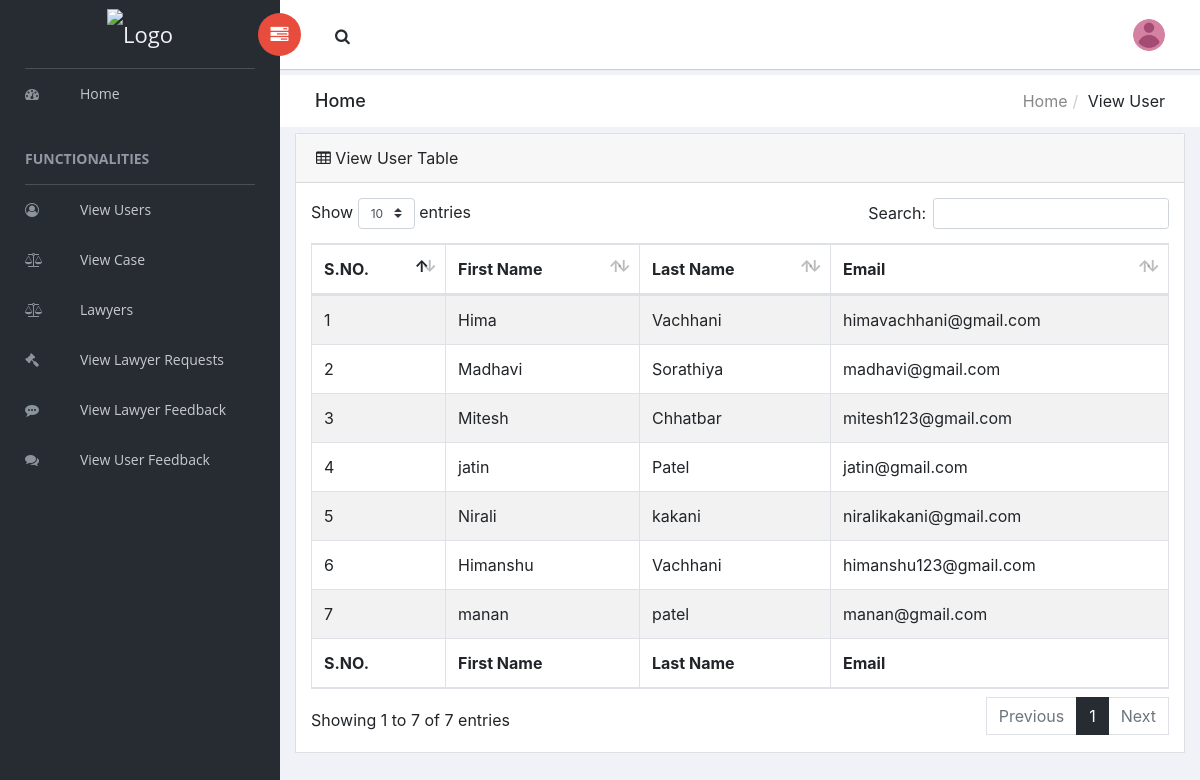
/admin/view_user.php (signed in), run on the app's committed database.
### tables this page shows
CREATE TABLE `decipher_lawyer_login_user` (
  `id` int(11) NOT NULL,
  `first_name` text NOT NULL,
  `last_name` text NOT NULL,
  `email` varchar(100) NOT NULL,
  `MobileNo` int(12) NOT NULL,
  `DateOfBirth` varchar(20) NOT NULL,
  `Qualification` varchar(20) NOT NULL,
  `password` text NOT NULL
);

### admin/view_user.php (the view, shortened to what this page needs)
<?php
	if(isset($_SESSION['user_id']) && $_SESSION['user_id']!=""){
	require_once('header.php');
	require_once('config.php');
	$select="SELECT * FROM `decipher_lawyer_login_user`";
	$query=mysqli_query($conn,$select);
?>
<div class="breadcrumbs">
            <div class="col-sm-4">
                <div class="page-header float-left">
                    <div class="page-title">
                        <h1>Home</h1>
                    </div>
                </div>
            </div>
            <div class="col-sm-8">
                <div class="page-header float-right">
                    <div class="page-title">
                        <ol class="breadcrumb text-right">
                            <li><a href="#">Home</a></li>
                            <li class="active">View User</li>
                        </ol>
                    </div>
                </div>
            </div>
</div>
<div id="content-wrapper">
    <div class="container-fluid">
        <div class="card mb-3">
          <div class="card-header">
            <i class="fa fa-table"></i>
			View User Table</div>
         <div class="card-body">
            <div class="table-responsive">
				<table id="bootstrap-data-table-export" class="table table-striped table-bordered">
                <thead>
                  <tr>
                    <th>S.NO.</th>
                    <th>First Name</th>
                    <th>Last Name</th>
                    <th>Email</th>
                  </tr>
                </thead>
                <tfoot>
                  <tr>
                    <th>S.NO.</th>
                    <th>First Name</th>
                    <th>Last Name</th>
                    <th>Email</th>
                  </tr>
                </tfoot>
	<tbody>
<?php $i=1;
	while ($res=mysqli_fetch_assoc($query))
{ ?>
<tr>
	<td><?php echo $i++; ?> </td>
	<td><?php echo  $res['first_name']; ?> </td>
	<td><?php echo $res['last_name']; ?> </td>
	<td><?php echo $res['email']; ?> </td>
</tr>
<?php } ?>
    </tbody>
</table>
            </div>
        </div>
    </div>
</div>
<?php require_once('footer.php');
}
else{
		echo "Please <a href='index.php'>Login</a> to Access This Page";
	}
?>

### data on the page
decipher_lawyer_login_user: first_name "Hima", last_name "Vachhani", email "himavachhani@gmail.com"
decipher_lawyer_login_user: first_name "Madhavi", last_name "Sorathiya", email "madhavi@gmail.com"
decipher_lawyer_login_user: first_name "Mitesh", last_name "Chhatbar", email "mitesh123@gmail.com"
decipher_lawyer_login_user: first_name "jatin", last_name "Patel", email "jatin@gmail.com"
decipher_lawyer_login_user: first_name "Nirali", last_name "kakani", email "niralikakani@gmail.com"
decipher_lawyer_login_user: first_name "Himanshu", last_name "Vachhani", email "himanshu123@gmail.com"
decipher_lawyer_login_user: first_name "manan", last_name "patel", email "manan@gmail.com"
